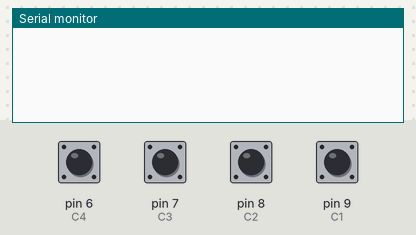
Bench run of a sketch on a simulated Arduino Uno, built with avr-gcc and run on an emulated ATmega328P. Parts: the last lines printed to the serial monitor. The test bench sets the inputs (shaded band); at power-on: pin 6 (C4), pin 7 (C3), pin 8 (C2), pin 9 (C1) HIGH.

Above: at 1.2 s.
1.3 s: pin 6 (C4) pulled LOW for 0.15 s
At 2.6 s:
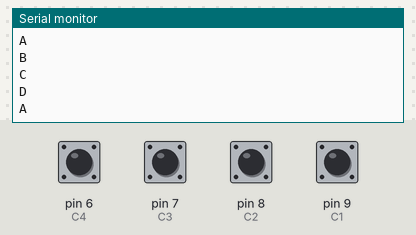
2.9 s: pin 7 (C3) pulled LOW for 0.15 s
At 3.7 s:
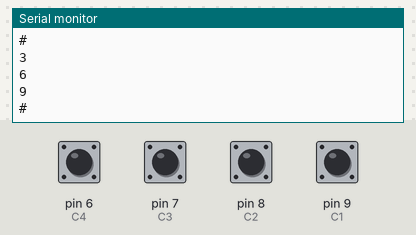
4.5 s: pin 9 (C1) pulled LOW for 0.15 s
At 5.1 s:
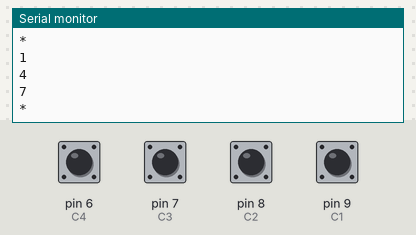
6.1 s: pin 8 (C2) pulled LOW for 0.15 s
At 7.4 s:
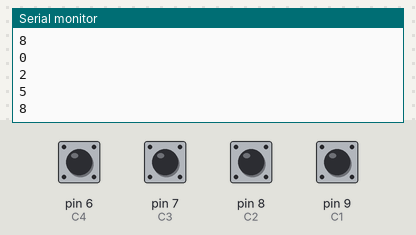
Timing chart, 0 to 8.7 s (numbered marks = the images above; inputs shaded):
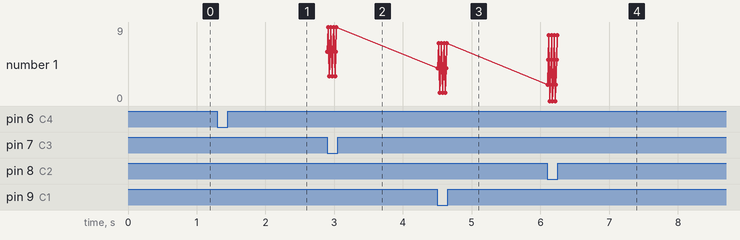

The sketch:

EX1.ino
```cpp
#define R1 13
#define R2 12
#define R3 11
#define R4 10

#define C1 9
#define C2 8
#define C3 7
#define C4 6

void setup() {
  // put your setup code here, to run once:
  Serial.begin(9600);

  pinMode(R1 , OUTPUT);
  pinMode(R2 , OUTPUT);
  pinMode(R3 , OUTPUT);
  pinMode(R4 , OUTPUT);

  pinMode(C1 , INPUT_PULLUP);
  pinMode(C2 , INPUT_PULLUP);
  pinMode(C3 , INPUT_PULLUP);
  pinMode(C4 , INPUT_PULLUP);

}

void loop() {
  // put your main code here, to run repeatedly:
  digitalWrite(R1, LOW);
  digitalWrite(R2, HIGH);
  digitalWrite(R3, HIGH);
  digitalWrite(R4, HIGH);

  if(digitalRead(C1) == 0) Serial.println("1");
  if(digitalRead(C2) == 0) Serial.println("2");
  if(digitalRead(C3) == 0) Serial.println("3");
  if(digitalRead(C4) == 0) Serial.println("A");

  delay(10);

  digitalWrite(R1, HIGH);
  digitalWrite(R2, LOW);
  digitalWrite(R3, HIGH);
  digitalWrite(R4, HIGH);

  if(digitalRead(C1) == 0) Serial.println("4");
  if(digitalRead(C2) == 0) Serial.println("5");
  if(digitalRead(C3) == 0) Serial.println("6");
  if(digitalRead(C4) == 0) Serial.println("B");

  delay(10);

  digitalWrite(R1, HIGH);
  digitalWrite(R2, HIGH);
  digitalWrite(R3, LOW);
  digitalWrite(R4, HIGH);

  if(digitalRead(C1) == 0) Serial.println("7");
  if(digitalRead(C2) == 0) Serial.println("8");
  if(digitalRead(C3) == 0) Serial.println("9");
  if(digitalRead(C4) == 0) Serial.println("C");

  delay(10);

  digitalWrite(R1, HIGH);
  digitalWrite(R2, HIGH);
  digitalWrite(R3, HIGH);
  digitalWrite(R4, LOW);

  if(digitalRead(C1) == 0) Serial.println("*");
  if(digitalRead(C2) == 0) Serial.println("0");
  if(digitalRead(C3) == 0) Serial.println("#");
  if(digitalRead(C4) == 0) Serial.println("D");

  delay(10);

}
```

Measured:
- after the input at 1.3 s, the serial monitor: prints a new line at once (image 1)
- after the input at 2.9 s, the serial monitor: prints a new line at once (image 2)
- after the input at 4.5 s, the serial monitor: prints a new line at once (image 3)
- after the input at 6.1 s, the serial monitor: prints a new line at once (image 4)
- plotted number 1: 9 → 7 after the input at 4.5 s, 7 → 8 after the input at 6.1 s
